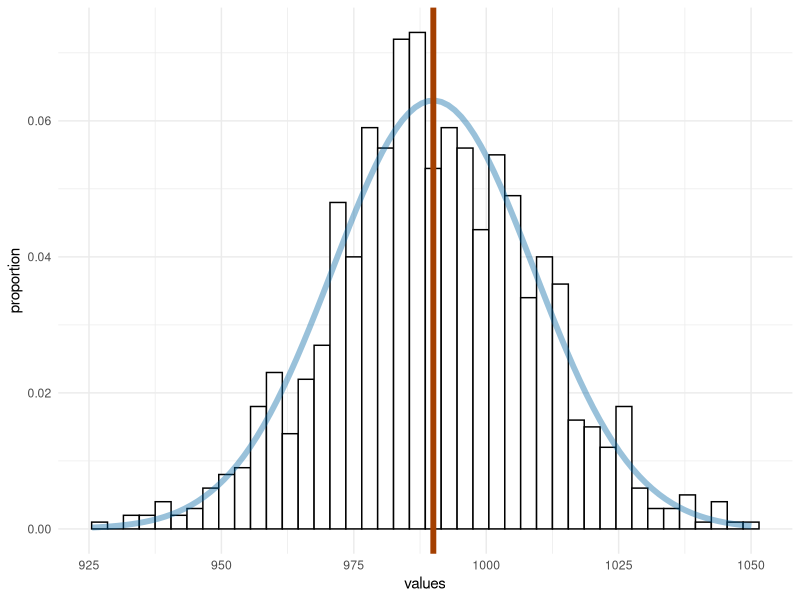
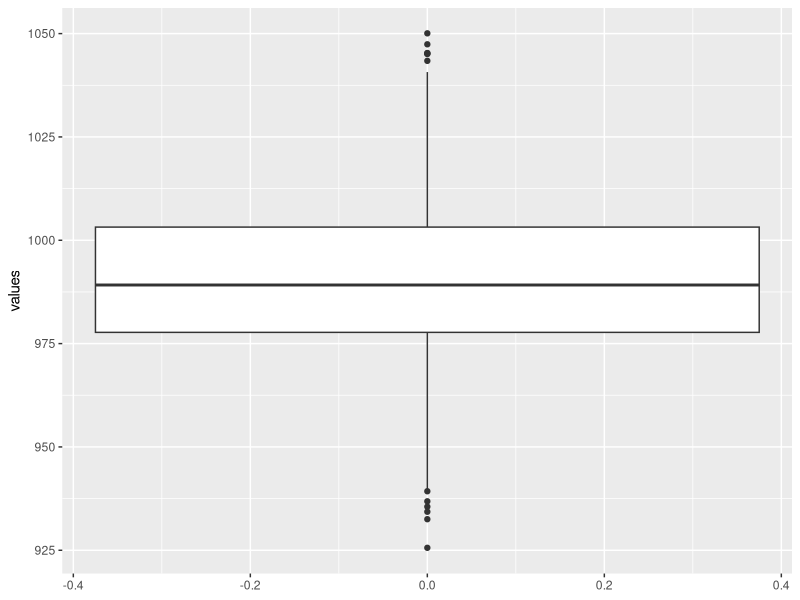

Write R code to recreate these figures, in order.
## ---- chunk 1
knitr::opts_chunk$set(echo = TRUE)
## ---- chunk 2
library(tidyverse)
## ---- chunk 3
head(storms)
## ---- chunk 4
# Data overview

mean(storms$pressure)
sd(storms$pressure)
## ---- chunk 5
pressure_samp_1000 <- tibble(
  values = rnorm(n = 1000, mean = 990, sd = 19)
)
pressure_samp_1000$values

## ---- chunk 6
summary(pressure_samp_1000$values)
## ---- chunk 7
ggplot(pressure_samp_1000, aes(x = values)) +
  geom_histogram(
    aes(y = ..count.. / sum(..count..)),
    fill = "white",
    color = "black",
    binwidth = 3
  ) +
  stat_function(
    fun = function(x)
      dnorm(x, mean = 990, sd = 19) * 3,
    color = "#0065a4",
    size = 2,
    alpha = 0.4
  ) +
  geom_vline(
    xintercept = mean(pressure_samp_1000$values),
    color = "#a43f00",
    size = 2
  ) +
  theme_minimal() +
  labs(y = "proportion")
## ---- chunk 8
ggplot(pressure_samp_1000, aes(y=values)) + 
  geom_boxplot()
